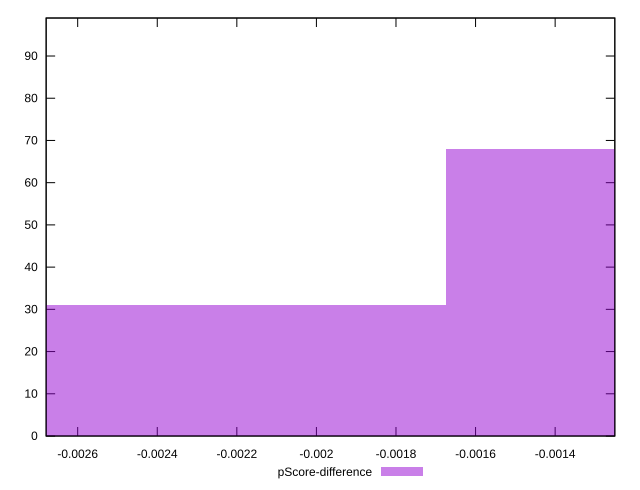

Recreate this plot in gnuplot.
reset

$pScoreDifference <<EOF
-0.0011164039427988604 68
-0.002232807885597721 31
EOF

set key outside below
set boxwidth 0.0011164039427988604
set xrange [-0.002679267138802177:-0.0012499961389522696]
set yrange [0:99]
set trange [0:99]
set style fill transparent solid 0.5 noborder
set terminal svg size 640, 490 enhanced background rgb 'white'
set output "reports/report_00030_2021-02-24T20-42-31.540Z/first-cpu-idle/samples/card/pScore-difference/histogram.svg"

plot $pScoreDifference title "pScore-difference" with boxes

reset
